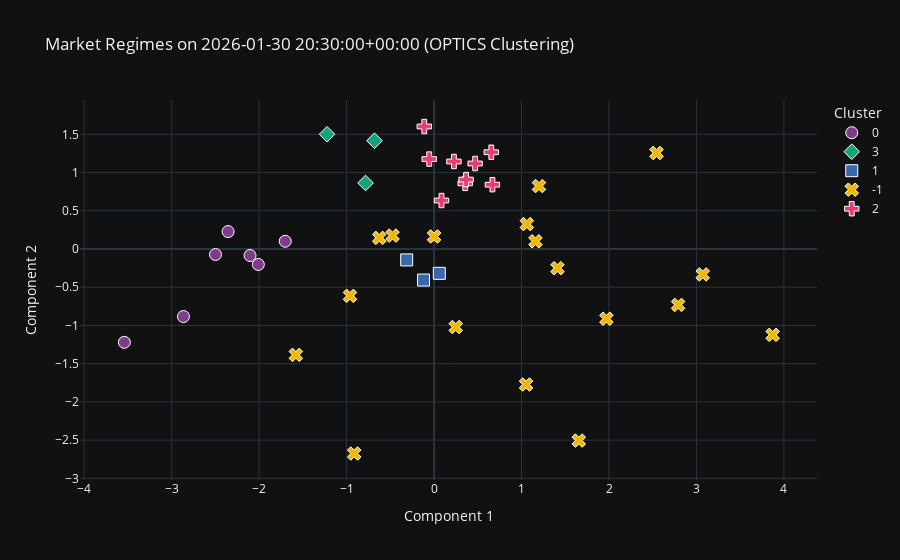

Notebook cell for this chart:
### Code cell
import plotly.express as px
from sklearn.decomposition import PCA
from sklearn.preprocessing import StandardScaler
from sklearn.cluster import OPTICS

def visualize_clusters(ts_df, target_date=None):
    """
    Visualizes the OPTICS clusters for a specific hour using the features
    already calculated in 'ts_df'.
    """
    
    # 1. Validation: Ensure ts_df exists
    if 'ts_df' not in locals():
        print("Error: 'ts_df' is not defined. Please run your 'Feature Engineering' cell first.")
        return

    # 2. Date Selection
    # If no date provided, pick the most recent one in the data
    if target_date is None:
        target_date = ts_df.index.get_level_values('Datetime').max()
        print(f"No date specified. Using latest available date: {target_date}")
    
    print(f"--- Generating Cluster Map for {target_date} ---")

    # 3. Slice Data for that specific Hour
    # ts_df is MultiIndex (Datetime, Ticker), so we grab one slice of time
    try:
        # xs (cross-section) grabs all rows where level 'Datetime' matches target_date
        snapshot = ts_df.xs(target_date, level='Datetime').copy()
    except KeyError:
        print(f"Date {target_date} not found in data. Please check exact timestamp format (YYYY-MM-DD HH:MM:SS)")
        return

    # 4. Prepare Features (Drop Price/Returns, keep only behavioral features)
    feature_cols = ['Rolling_Vol', 'Beta_SPX', 'Beta_Sector', 'RSI', 'Momentum_5H']
    
    # Check if we have valid data
    X = snapshot[feature_cols].dropna()
    if X.empty:
        print("No valid data for this timestamp (possibly all NaNs).")
        return

    # 5. Standardize & Reduce Dimensions (PCA)
    scaler = StandardScaler()
    X_scaled = scaler.fit_transform(X)
    
    # Compress 5 dimensions (Vol, Beta, RSI...) into 2 dimensions so we can see it
    pca = PCA(n_components=2)
    X_pca = pca.fit_transform(X_scaled)
    
    # 6. Run OPTICS (Re-running strictly for visualization purposes)
    # We use the same parameters as your main loop to match the logic
    optics = OPTICS(min_samples=3, metric='euclidean', xi=0.05, min_cluster_size=3)
    labels = optics.fit_predict(X_pca)
    
    # 7. Create Plot Data
    plot_df = pd.DataFrame(X_pca, columns=['Component 1', 'Component 2'], index=X.index)
    plot_df['Ticker'] = plot_df.index
    plot_df['Cluster'] = labels.astype(str)
    
    # Add raw stats to the hover data so you can see WHY they are clustered
    plot_df = plot_df.join(X) 

    # 8. Plot with Plotly
    fig = px.scatter(
        plot_df, 
        x='Component 1', 
        y='Component 2', 
        color='Cluster',
        symbol='Cluster',
        hover_name='Ticker',
        # Show the actual stats when you hover over a dot:
        hover_data={'Component 1':False, 'Component 2':False, 'Rolling_Vol':':.2f', 'RSI':':.1f', 'Beta_SPX':':.2f'},
        title=f"Market Regimes on {target_date} (OPTICS Clustering)",
        template='plotly_dark',
        color_discrete_sequence=px.colors.qualitative.Bold
    )
    
    # Make the "Noise" (Cluster -1) points small and grey so they don't distract
    fig.update_traces(marker=dict(size=12, line=dict(width=1, color='White')))
    fig.show()

# --- EXAMPLES OF HOW TO RUN IT ---

# Option A: Visualize the very last hour in your dataset
visualize_clusters(ts_df)

# Option B: Visualize a specific date (Copy-paste a date from your df_res results)
# visualize_clusters(ts_df, '2025-02-14 11:30:00')

### Figure 1 — Plotly figure (JSON) as saved in the notebook; plotly's stock layout.template omitted (floating-point values rounded to 4 significant figures)
{"data": [{"customdata": [[0.2981, 49.15, 1.93], [0.3616, 47.2, 1.82], [0.4415, 48.0, 1.548], [0.3, 43.02, 1.466], [0.315, 33.4, 1.441], [0.4198, 60.68, 0.8528], [0.5365, 54.99, 1.105]], "hovertemplate": "<b>%{hovertext}</b><br><br>Cluster=0<br>Rolling_Vol=%{customdata[0]:.2f}<br>RSI=%{customdata[1]:.1f}<br>Beta_SPX=%{customdata[2]:.2f}<extra></extra>", "hovertext": ["NVDA", "AVGO", "TXN", "QCOM", "ADI", "QRVO", "SWKS"], "legendgroup": "0", "marker": {"color": "rgb(127, 60, 141)", "line": {"color": "White", "width": 1}, "size": 12, "symbol": "circle"}, "mode": "markers", "name": "0", "orientation": "v", "showlegend": true, "type": "scatter", "x": [-2.355, -2.104, -2.009, -2.498, -1.701, -3.541, -2.865], "xaxis": "x", "y": [0.228, -0.08499, -0.2025, -0.07217, 0.1011, -1.221, -0.8837], "yaxis": "y"}, {"customdata": [[0.3944, 31.36, 2.241], [0.3815, 11.57, 2.018], [0.4019, 27.36, 2.468]], "hovertemplate": "<b>%{hovertext}</b><br><br>Cluster=3<br>Rolling_Vol=%{customdata[0]:.2f}<br>RSI=%{customdata[1]:.1f}<br>Beta_SPX=%{customdata[2]:.2f}<extra></extra>", "hovertext": ["TSM", "SNPS", "CDNS"], "legendgroup": "3", "marker": {"color": "rgb(17, 165, 121)", "line": {"color": "White", "width": 1}, "size": 12, "symbol": "diamond"}, "mode": "markers", "name": "3", "orientation": "v", "showlegend": true, "type": "scatter", "x": [-0.7834, -0.681, -1.223], "xaxis": "x", "y": [0.8636, 1.416, 1.501], "yaxis": "y"}, {"customdata": [[0.5469, 29.34, 1.703], [0.5323, 29.79, 1.564], [0.5701, 22.63, 1.281]], "hovertemplate": "<b>%{hovertext}</b><br><br>Cluster=1<br>Rolling_Vol=%{customdata[0]:.2f}<br>RSI=%{customdata[1]:.1f}<br>Beta_SPX=%{customdata[2]:.2f}<extra></extra>", "hovertext": ["AMD", "LSCC", "GFS"], "legendgroup": "1", "marker": {"color": "rgb(57, 105, 172)", "line": {"color": "White", "width": 1}, "size": 12, "symbol": "square"}, "mode": "markers", "name": "1", "orientation": "v", "showlegend": true, "type": "scatter", "x": [-0.3131, 0.06006, -0.1205], "xaxis": "x", "y": [-0.1426, -0.3183, -0.4061], "yaxis": "y"}, {"customdata": [[1.027, 32.1, 1.239], [0.6488, 30.97, 2.224], [0.511, 49.66, 2.374], [0.5233, 28.97, 2.903], [0.6006, 38.72, 2.617], [0.6843, 20.8, 3.427], [0.4556, 35.66, 2.197], [0.5923, 34.79, 2.585], [0.4451, 35.66, 1.656], [0.8159, 24.21, 1.54], [0.7562, 40.05, 0.7248], [0.8838, 29.93, 2.668], [0.9216, 28.23, 2.373], [0.4521, 36.39, 0.7553], [0.5011, 39.72, 2.198], [0.4956, 43.98, 1.735], [1.09, 36.89, 3.013], [0.7052, 41.08, 2.57]], "hovertemplate": "<b>%{hovertext}</b><br><br>Cluster=-1<br>Rolling_Vol=%{customdata[0]:.2f}<br>RSI=%{customdata[1]:.1f}<br>Beta_SPX=%{customdata[2]:.2f}<extra></extra>", "hovertext": ["INTC", "MU", "ASML", "AMAT", "LRCX", "KLAC", "TER", "NVMI", "MPWR", "ALAB", "CRDO", "WDC", "STX", "MTSI", "POWI", "SMTC", "VICR", "CAMT"], "legendgroup": "-1", "marker": {"color": "rgb(242, 183, 1)", "line": {"color": "White", "width": 1}, "size": 12, "symbol": "x"}, "mode": "markers", "name": "-1", "orientation": "v", "showlegend": true, "type": "scatter", "x": [1.654, 1.97, -0.6267, 1.199, 1.411, 2.543, 5.024e-05, 1.061, 0.2479, 1.052, -0.9131, 3.072, 2.79, -1.58, -0.4746, -0.961, 3.871, 1.159], "xaxis": "x", "y": [-2.506, -0.912, 0.1457, 0.8234, -0.251, 1.256, 0.1643, 0.3259, -1.021, -1.773, -2.675, -0.3323, -0.7312, -1.385, 0.1757, -0.6132, -1.123, 0.1009], "yaxis": "y"}, {"customdata": [[0.5474, 27.83, 2.554], [0.616, 42.97, 2.848], [0.5401, 29.36, 2.942], [0.5059, 14.64, 2.057], [0.438, 20.8, 2.278], [0.5115, 24.48, 2.769], [0.6005, 32.95, 2.88], [0.4951, 29.66, 2.617], [0.4581, 29.4, 2.347]], "hovertemplate": "<b>%{hovertext}</b><br><br>Cluster=2<br>Rolling_Vol=%{customdata[0]:.2f}<br>RSI=%{customdata[1]:.1f}<br>Beta_SPX=%{customdata[2]:.2f}<extra></extra>", "hovertext": ["MCHP", "ENTG", "TOELY", "ON", "NXPI", "STM", "ARM", "CEVA", "MRVL"], "legendgroup": "2", "marker": {"color": "rgb(231, 63, 116)", "line": {"color": "White", "width": 1}, "size": 12, "symbol": "cross"}, "mode": "markers", "name": "2", "orientation": "v", "showlegend": true, "type": "scatter", "x": [0.6672, 0.356, -0.1116, 0.4695, -0.05543, 0.6544, 0.366, 0.2274, 0.08509], "xaxis": "x", "y": [0.8413, 0.8585, 1.602, 1.119, 1.177, 1.266, 0.9082, 1.145, 0.6342], "yaxis": "y"}], "layout": {"legend": {"title": {"text": "Cluster"}, "tracegroupgap": 0}, "title": {"text": "Market Regimes on 2026-01-30 20:30:00+00:00 (OPTICS Clustering)"}, "xaxis": {"anchor": "y", "domain": [0, 1], "title": {"text": "Component 1"}}, "yaxis": {"anchor": "x", "domain": [0, 1], "title": {"text": "Component 2"}}}}
